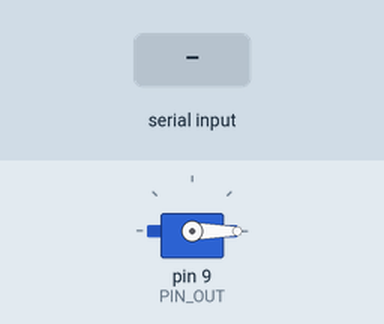
Recording of a sketch running on a simulated Arduino Uno, built with avr-gcc and run on an emulated ATmega328P. Shown: servo. The test bench sets the inputs (shaded band).

Above: at 1.2 s.
1.3 s: "90,45\n" received over Serial
At 2.2 s:
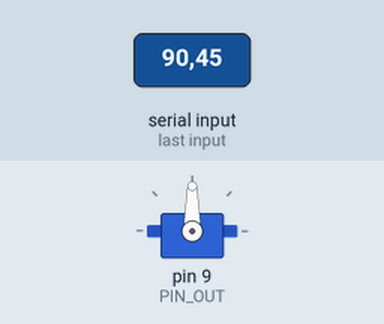
2.8 s: "30,150\n" received over Serial
At 3.3 s:
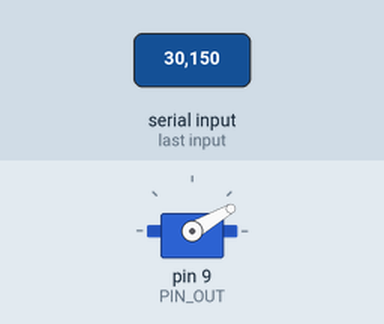
4.3 s: "90\n" received over Serial
At 5.5 s:
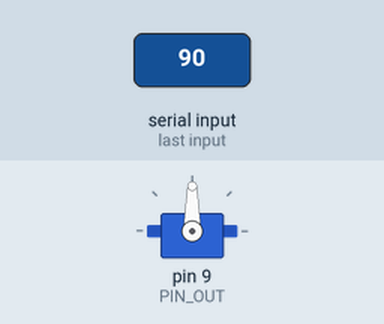
Timing chart, 0 to 7.3 s (numbered marks = the images above; inputs shaded):
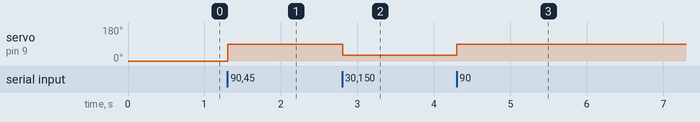

Measured:
- after the input at 1.3 s, servo on pin 9 (PIN_OUT): 0° → 90° at once
- after the input at 2.8 s, servo on pin 9 (PIN_OUT): 90° → 30° at once
- after the input at 4.3 s, servo on pin 9 (PIN_OUT): 30° → 90° at once

The sketch:

ArduinoESCControl_ino.ino
```cpp
// Arduino pin #9
const int PIN_OUT = 9;

#include <Servo.h>

Servo fanControl;
String incomingValue;


// Set everything up
void setup()
{
  fanControl.attach(PIN_OUT);
  fanControl.write(0);
  Serial.begin(9600);
}

void loop()
{
  if(Serial.available() > 0)
  {
    char ch = Serial.read();
    // check for new line and add the char if it isn't
    if (ch != 10){
      incomingValue += ch;
    }
    else
    {
      //Serial.println(incomingString);
      int val = incomingValue.toInt();
      // ESC value between 0 and 180
      if (val > -1 && val < 181)
      {
       fanControl.write(val);
      }
      // clear the string
      incomingValue = "";
    }
  }
}
```
